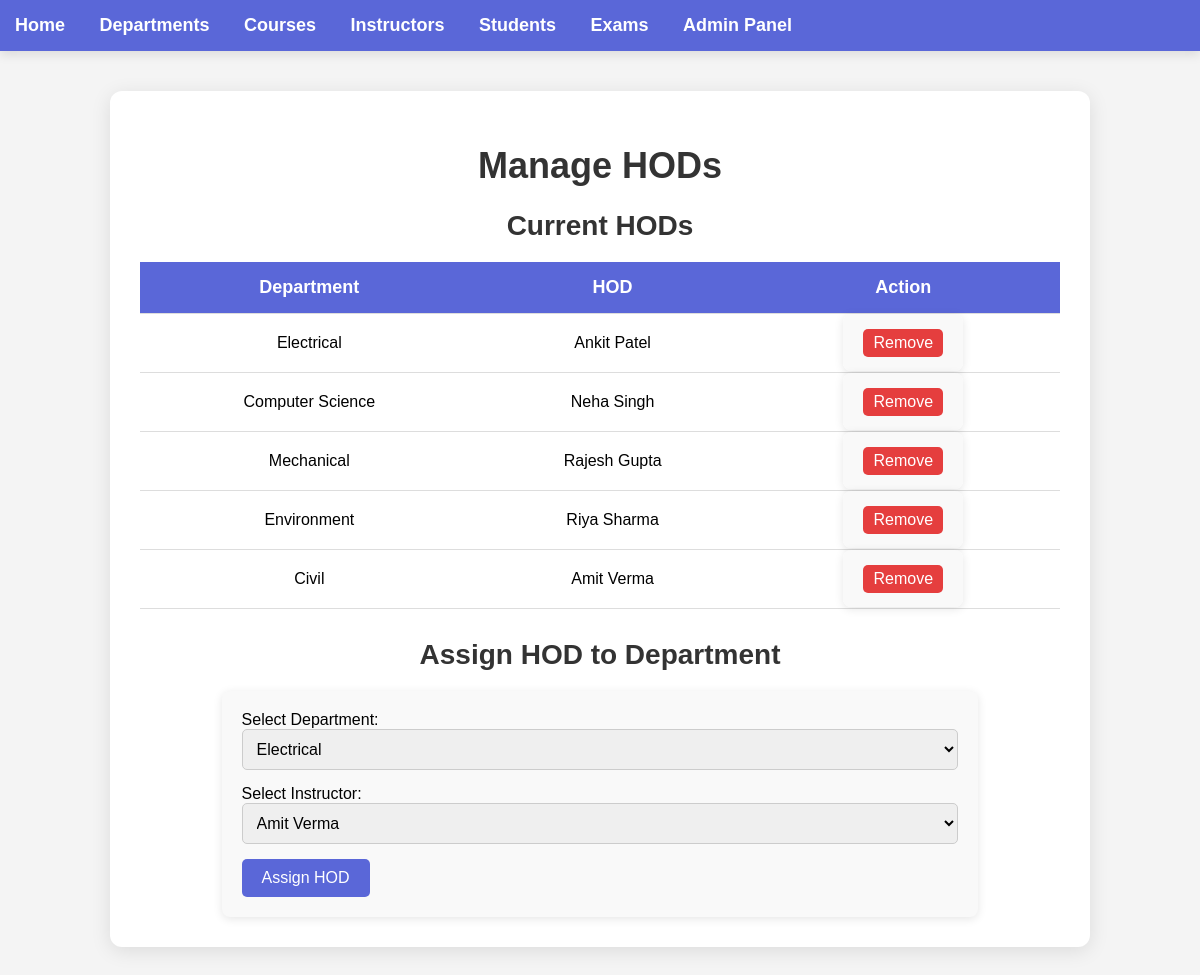
The page /admin/manage/hods on the database its author committed.
### model.py (models this page shows)
class HOD(db.Model):
    __tablename__ = 'hod'
    id = db.Column(db.Integer, primary_key=True)
    department_id = db.Column(db.Integer, db.ForeignKey('department.id'), nullable=False)
    instructor_id = db.Column(db.Integer, db.ForeignKey('instructor.id'), nullable=False)
    department = db.relationship('Department', back_populates='hod')
    instructor = db.relationship('Instructor', backref='hod_of')

class Department(db.Model):
    __tablename__ = 'department'
    id = db.Column(db.Integer, primary_key=True)
    name = db.Column(db.String(100), nullable=False, unique=True)
    courses = db.relationship('Course', backref='department', lazy=True, cascade='all, delete-orphan')
    hod = db.relationship('HOD', uselist=False, back_populates='department', cascade='all, delete-orphan')

class Instructor(db.Model):
    __tablename__ = 'instructor'
    id = db.Column(db.Integer, primary_key=True)
    name = db.Column(db.String(100), nullable=False)
    courses = db.relationship('Course', backref='instructor', lazy=True, cascade='all, delete-orphan')

### app.py (the view, shortened to what this page needs)
@app.route('/admin/manage/hods', methods=['GET', 'POST'])
def admin_manage_hods():
    hods = HOD.query.all()
    departments = Department.query.all()
    instructors = Instructor.query.all()
    return render_template('manage_hods.html', hods=hods, departments=departments, instructors=instructors)

### templates/manage_hods.html (shortened to what this page needs)
{% extends 'layout.html' %}
{% block content %}<!DOCTYPE html>
<html lang="en">
<head>
</head>
<body>
    <div class="container">
        <h1>Manage HODs</h1>
        <h2>Current HODs</h2>
        <table>
            <thead>
                <tr>
                    <th>Department</th>
                    <th>HOD</th>
                    <th>Action</th>
                </tr>
            </thead>
            <tbody>
                {% for hod in hods %}
                <tr>
                    <td>{{ hod.department.name }}</td>
                    <td>{{ hod.instructor.name }}</td>
                    <td>
                        <form action="{{ url_for('remove_hod', id=hod.id) }}" method="POST" style="display:inline;">
                            <button type="submit" class="delete-btn">Remove</button>
                        </form>
                    </td>
                </tr>
                {% endfor %}
            </tbody>
        </table>
        <div class="form-section">
            <h2>Assign HOD to Department</h2>
            <form action="{{ url_for('add_hod') }}" method="POST">
                <label for="department">Select Department:</label>
                <select name="department_id" id="department" required>
                    {% for department in departments %}
                        <option value="{{ department.id }}">{{ department.name }}</option>
                    {% endfor %}
                </select>
                <label for="instructor">Select Instructor:</label>
                <select name="instructor_id" id="instructor" required>
                    {% for instructor in instructors %}
                        <option value="{{ instructor.id }}">{{ instructor.name }}</option>
                    {% endfor %}
                </select>
                <button type="submit">Assign HOD</button>
            </form>
        </div>
    </div>
</body>
</html>
{% endblock %}

### static/style.css (style rules this page uses)
body { font-family: Arial, sans-serif; background-color: #f0f0f5; margin: 0; padding: 0; }
.container { width: 85%; margin: 30px auto; padding: 25px; background-color: #fff; border-radius: 10px; box-shadow: 0 4px 15px rgba(0, 0, 0, 0.1); }

### templates/manage_hods.html (style rules this page uses)
body { font-family: 'Arial', sans-serif; background-color: #f4f4f4; margin: 0; padding: 0; }
.container { width: 80%; margin: 40px auto; padding: 30px; background-color: #fff; border-radius: 12px; box-shadow: 0 4px 20px rgba(0, 0, 0, 0.1); }
h1 { color: #333; font-size: 36px; text-align: center; margin-bottom: 20px; }
h2 { color: #333; font-size: 28px; text-align: center; margin-bottom: 20px; }
table { width: 100%; border-collapse: collapse; margin-bottom: 20px; }
table th, table td { padding: 15px; text-align: center; border-bottom: 1px solid #ddd; }
table th { background-color: #5a67d8; color: white; font-size: 18px; }
table td { font-size: 16px; }
.form-section { margin-top: 30px; text-align: center; }
form { display: inline-block; text-align: left; background-color: #f9f9f9; padding: 20px; border-radius: 8px; box-shadow: 0 2px 10px rgba(0, 0, 0, 0.1); }
input, select { padding: 10px; margin-bottom: 15px; width: 100%; border-radius: 5px; border: 1px solid #ccc; font-size: 16px; }
button { padding: 10px 20px; background-color: #5a67d8; color: white; border: none; border-radius: 5px; font-size: 16px; cursor: pointer; }
.delete-btn { background-color: #e53e3e; color: white; padding: 5px 10px; border: none; border-radius: 5px; cursor: pointer; }

### rows shown on the page
HOD: department.name "Electrical", instructor.name "Ankit Patel"
HOD: department.name "Computer Science", instructor.name "Neha Singh"
HOD: department.name "Mechanical", instructor.name "Rajesh Gupta"
HOD: department.name "Environment", instructor.name "Riya Sharma"
HOD: department.name "Civil", instructor.name "Amit Verma"

### other values the page prints
form field department_id "Electrical"
form field instructor_id "Amit Verma"
